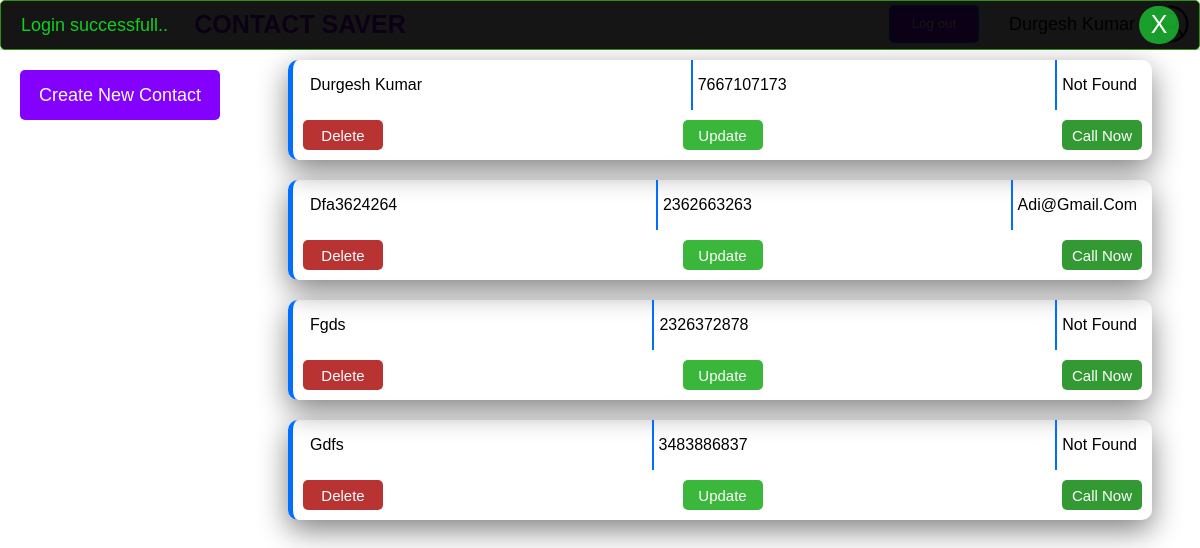
The page /index.php (signed in) on the database its author committed.
### tables this page shows
CREATE TABLE `num_records` (
  `s_no` int(11) NOT NULL,
  `name` varchar(250) NOT NULL,
  `number` varchar(10) NOT NULL,
  `email` varchar(250) NOT NULL DEFAULT 'Not Found',
  `s_no_user` int(11) NOT NULL,
  `save_time` datetime NOT NULL DEFAULT CURRENT_TIMESTAMP
);

### index.php (the view, shortened to what this page needs)
<!DOCTYPE html>
<html lang="en">
<head>
    <link rel="stylesheet" href="css/index.css">
    <link rel="stylesheet" href="https://cdnjs.cloudflare.com/ajax/libs/font-awesome/4.7.0/css/font-awesome.min.css">
</head>
<body>
<?php
    if(isset($_SESSION['login_success']))
    {?>
        <div class="notification-success" id="notification-success-id">
            <p><?php echo $_SESSION['login_success']; ?></p>
            <button onclick="closeSignupSuccess()">X</button>
        </div>
<?php unset($_SESSION['login_success']);}
?>
    <div class="container">
        <div class="header">
            <div class="header-left">
                <div class="logo">
                    <a href="index.php">Contact  Saver</a>
                </div>
            </div>
            <div class="header-right" id="id-header-right">
                <form action="index.php" method="POST" class="logout-form">
                </form>
                <p><?php echo"".$_SESSION['username'] ?></p>
                <div class="profile-image">
                </div>
            </div>
        </div>
        <div class="center-part">
            <div class="center-left">
                <button>
                   <a href="php/create.php">Create new contact</a>
                </button>
            </div>
            <div class="center-right">
                <?php
                include "partials/_dbconnect.php";
                $s_no=$_SESSION['s_no'];
                $sql="SELECT * FROM `num_records` WHERE `s_no_user` = '$s_no'";
                $result=mysqli_query($conn, $sql);
                if (mysqli_num_rows($result)>=1)
                {
                    while($row=mysqli_fetch_assoc($result))
                   {?>
                        <div class="card">
                            <div class="card-details">
                                <div class="name">
                                    <p><?php echo$row['name'];?></p>
                                </div>
                                <div class="number">
                                    <p><?php echo$row['number'];?></p>
                                </div>
                                <div class="email">
                                    <p><?php echo$row['email'];?></p>
                                </div>
                            </div>
                            <div class="card-btn">
                                <div class="delete">
                                    <button class="delete-btn">
                                        <a href="php/delete.php?id=<?php echo $row['s_no'];?>">Delete</a>
                                    </button>
                                </div>
                                <div class="update">
                                    <button class="update-btn">
                                        <a href="php/update.php?id=<?php echo $row['s_no'];?>&number=<?php echo $row['number'];?>">Update</a>
                                    </button>
                                </div>
                                <div class="call">
                                    <button class="call-btn">
                                        <a href="tel:+<?php echo$row['number']?>">Call Now</a>
                                    </button>
                                </div>
                            </div>
                        </div>
                <?php
                    }
                }
                ?>
            </div>
        </div>
    </div>
</body>
</html>

### css/index.css (style rules this page uses)
* { margin: 0px; padding: 0px; box-sizing: border-box; font-family: Arial; }
.notification-success { width: 100%; height: 50px; border: 1px solid rgb(49, 146, 10); display: flex; flex-direction: row; align-items: center; padding: 0 20px; position: fixed; background-color: rgba(0, 0, 0, 0.918); border-radius: 5px; justify-content: space-between; }
.notification-success p { color: rgb(17, 207, 33); font-size: 18px; font-weight: lighter; }
.notification-success button { width: 40px; height: 80%; background-color: rgba(28, 194, 50, 0.801); color: white; border: 1px solid transparent; cursor: pointer; border-radius: 50px; font-size: 25px; }
.container { width: 100%; height: 100vh; display: flex; flex-direction: column; }
.header { width: 100%; height: 50px; border-bottom: 2px solid #d9d9d9; display: flex; flex-direction: row; min-height: 50px; }
.header-left { width: 50%; height: 100%; display: flex; flex-direction: row; justify-content: right; align-items: center; }
.logo { width: 100%; height: 100%; display: flex; flex-direction: row; justify-content: center; align-items: center; }
.logo a { font-size: 25px; color: #8400ff; font-weight: bold; text-decoration: none; text-transform: uppercase; }
.header-right { width: 50%; height: 100%; display: flex; flex-direction: row; justify-content: right; align-items: center; padding-right: 10px; }
.header-right p { padding-right: 10px; font-size: 18px; text-transform: capitalize; }
.logout-form { width: 150px; height: 100%; display: flex; flex-direction: row; justify-content: center; align-items: center; }
.profile-image { width: 45px; height: 100%; display: flex; flex-direction: row; justify-content: right; align-items: center; border-radius: 50%; }
.center-part { width: 100%; height: 92%; display: flex; flex-direction: row; }
.center-left { width: 20%; height: 100%; display: flex; flex-direction: row; justify-content: center; padding: 20px; }
.center-left button { width: 200px; height: 50px; background-color: #8400ff; color: white; font-size: 18px; text-transform: capitalize; border: 2px solid transparent; border-radius: 5px; cursor: pointer; display: flex; flex-direction: row; justify-content: center; align-items: center; }
.center-left button a { width: 100%; height: 100%; text-decoration: none; color: white; display: flex; flex-direction: row; justify-content: center; align-items: center; }
.center-right { width: 80%; height: 100%; overflow-y: auto; display: flex; flex-direction: column; align-items: center; }
.card { width: 90%; height: 100px; min-height: 100px; margin: 10px auto; display: flex; flex-direction: column; box-shadow: 0px 10px 30px gray; border-radius: 10px; overflow: hidden; border-left: 5px solid #006eff; }
.card-details, .card-btn { width: 100%; height: 50%; display: flex; flex-direction: row; justify-content: space-between; align-items: center; padding: 0px 10px; }
.s-no, .name, .number, .email { height: 100%; border-left: 2px solid #006eff; display: flex; flex-direction: row; align-items: center; padding: 5px; }
.s-no p, .name p, .number p, .email p { text-transform: capitalize; }
.name { border-left: 2px solid transparent; }
.delete-btn, .update-btn, .call-btn { width: 80%; height: 30px; min-width: 80px; border: 2px solid transparent; border-radius: 5px; display: flex; flex-direction: row; justify-content: center; align-items: center; margin: 0 auto; opacity: 0.8; }
.delete-btn a, .update-btn a, .call-btn a { height: 100%; width: 100%; text-decoration: none; color: white; font-size: 15px; display: flex; flex-direction: row; justify-content: center; align-items: center; }
.delete-btn { background-color: rgb(168, 0, 0); }
.update-btn { background-color: rgb(10, 165, 10); }
.call-btn { background-color: green; }
.call-btn a { color: #fff; }

### rows shown on the page
num_records: name "Durgesh Kumar", number "7667107173", email "Not Found"
num_records: name "Dfa3624264", number "2362663263", email "Adi@gmail.com"
num_records: name "Fgds", number "2326372878", email "Not Found"
num_records: name "Gdfs", number "3483886837", email "Not Found"

### other values the page prints
$_SESSION['login_success'] "Login successfull.."
